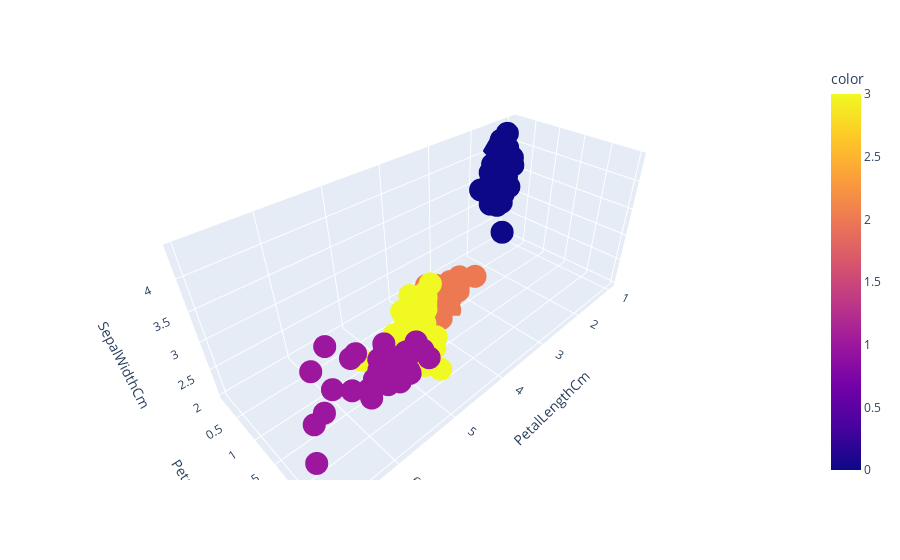

Source (notebook cell):
### Code cell
model = KMeans(n_clusters = 4)
model.fit(data)
import plotly.express as px
fig = px.scatter_3d(df,x="PetalLengthCm",y="PetalWidthCm",z="SepalWidthCm",color = model.labels_)
fig.show()

### Figure 1 — Plotly figure (JSON) as saved in the notebook; plotly's stock layout.template omitted (floating-point values rounded to 4 significant figures; data arrays with more than 128 entries replaced by an {"elided": "..."} marker saying what was removed)
{"data": [{"hovertemplate": "PetalLengthCm=%{x}<br>PetalWidthCm=%{y}<br>SepalWidthCm=%{z}<br>color=%{marker.color}<extra></extra>", "legendgroup": "", "marker": {"color": {"elided": "150 int values"}, "coloraxis": "coloraxis", "symbol": "circle"}, "mode": "markers", "name": "", "scene": "scene", "showlegend": false, "type": "scatter3d", "x": {"elided": "150 float values"}, "y": {"elided": "150 float values"}, "z": {"elided": "150 float values"}}], "layout": {"coloraxis": {"colorbar": {"title": {"text": "color"}}, "colorscale": [[0, "#0d0887"], [0.1111, "#46039f"], [0.2222, "#7201a8"], [0.3333, "#9c179e"], [0.4444, "#bd3786"], [0.5556, "#d8576b"], [0.6667, "#ed7953"], [0.7778, "#fb9f3a"], [0.8889, "#fdca26"], [1, "#f0f921"]]}, "legend": {"tracegroupgap": 0}, "margin": {"t": 60}, "scene": {"domain": {"x": [0, 1], "y": [0, 1]}, "xaxis": {"title": {"text": "PetalLengthCm"}}, "yaxis": {"title": {"text": "PetalWidthCm"}}, "zaxis": {"title": {"text": "SepalWidthCm"}}}}}
